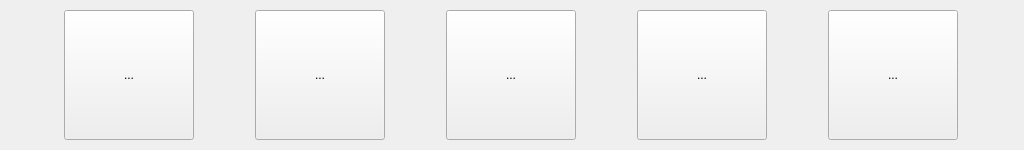
<?xml version="1.0" encoding="UTF-8"?>
<ui version="4.0">
 <class>customListItem</class>
 <widget class="QWidget" name="customListItem">
  <property name="geometry">
   <rect>
    <x>0</x>
    <y>0</y>
    <width>1024</width>
    <height>150</height>
   </rect>
  </property>
  <property name="windowTitle">
   <string>Form</string>
  </property>
  <layout class="QHBoxLayout" name="horizontalLayout">
   <property name="spacing">
    <number>0</number>
   </property>
   <property name="leftMargin">
    <number>0</number>
   </property>
   <property name="topMargin">
    <number>0</number>
   </property>
   <property name="rightMargin">
    <number>0</number>
   </property>
   <property name="bottomMargin">
    <number>0</number>
   </property>
   <item>
    <widget class="QWidget" name="widget" native="true">
     <property name="minimumSize">
      <size>
       <width>130</width>
       <height>130</height>
      </size>
     </property>
     <layout class="QHBoxLayout" name="horizontalLayout_2">
      <item>
       <widget class="QToolButton" name="btn1">
        <property name="minimumSize">
         <size>
          <width>130</width>
          <height>130</height>
         </size>
        </property>
        <property name="text">
         <string>...</string>
        </property>
       </widget>
      </item>
      <item>
       <widget class="QToolButton" name="btn2">
        <property name="minimumSize">
         <size>
          <width>130</width>
          <height>130</height>
         </size>
        </property>
        <property name="text">
         <string>...</string>
        </property>
       </widget>
      </item>
      <item>
       <widget class="QToolButton" name="btn3">
        <property name="minimumSize">
         <size>
          <width>130</width>
          <height>130</height>
         </size>
        </property>
        <property name="text">
         <string>...</string>
        </property>
       </widget>
      </item>
      <item>
       <widget class="QToolButton" name="btn4">
        <property name="minimumSize">
         <size>
          <width>130</width>
          <height>130</height>
         </size>
        </property>
        <property name="text">
         <string>...</string>
        </property>
       </widget>
      </item>
      <item>
       <widget class="QToolButton" name="btn5">
        <property name="minimumSize">
         <size>
          <width>130</width>
          <height>130</height>
         </size>
        </property>
        <property name="text">
         <string>...</string>
        </property>
       </widget>
      </item>
     </layout>
    </widget>
   </item>
  </layout>
 </widget>
 <resources/>
 <connections/>
</ui>
